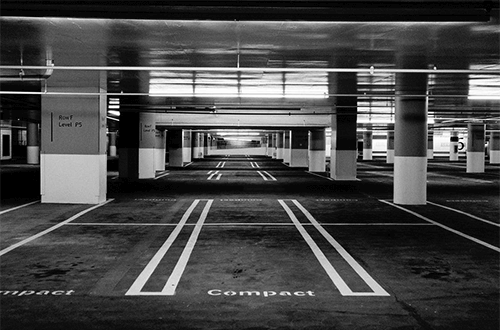
#> input picture resources/images/parking-b&w.png, 500 x 330 px
$ python sobel-filter.py   (older library calls are emulated)
#> lines starting #> are read from the running program, lines starting #| are printed output that depends on the picture
import cv2

image = cv2.imread("../resources/images/parking-b&w.png")
#> image is the input picture: shape (330, 500, 3); min 0, max 255, mean 71.8

sobelx = cv2.Sobel(image, cv2.CV_8U, 1, 0, ksize=3)
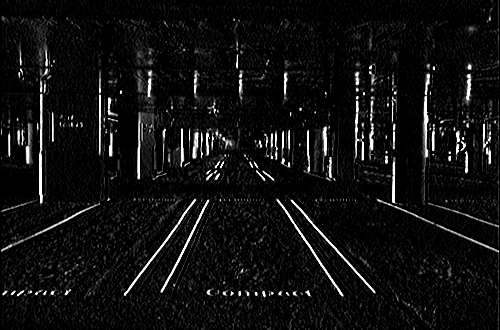
#> sobelx: shape (330, 500, 3); min 0, max 255, mean 16.1
sobely = cv2.Sobel(image, cv2.CV_8U, 0, 1, ksize=3)
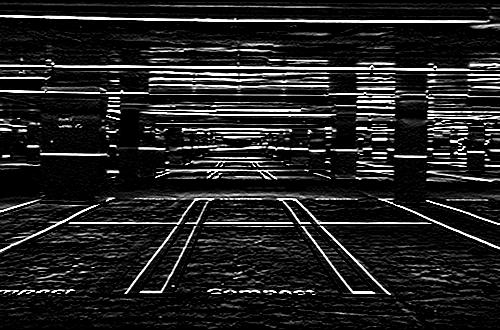
#> sobely: shape (330, 500, 3); min 0, max 255, mean 34

cv2.imshow("Original", image)
cv2.imshow("Sobel X", sobelx)
cv2.imshow("Sobel Y", sobely)

cv2.waitKey(0)
cv2.destroyAllWindows()
